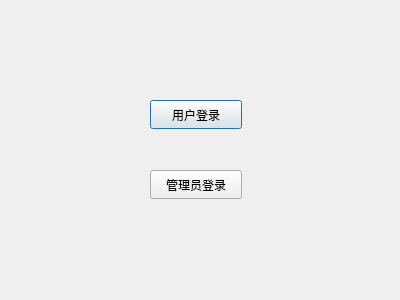
<?xml version="1.0" encoding="UTF-8"?>
<ui version="4.0">
 <class>LoginDlg</class>
 <widget class="QDialog" name="LoginDlg">
  <property name="geometry">
   <rect>
    <x>0</x>
    <y>0</y>
    <width>400</width>
    <height>300</height>
   </rect>
  </property>
  <property name="windowTitle">
   <string>Dialog</string>
  </property>
  <widget class="QPushButton" name="userLogin">
   <property name="geometry">
    <rect>
     <x>150</x>
     <y>100</y>
     <width>92</width>
     <height>29</height>
    </rect>
   </property>
   <property name="text">
    <string>用户登录</string>
   </property>
  </widget>
  <widget class="QPushButton" name="adminLogin">
   <property name="geometry">
    <rect>
     <x>150</x>
     <y>170</y>
     <width>92</width>
     <height>29</height>
    </rect>
   </property>
   <property name="text">
    <string>管理员登录</string>
   </property>
  </widget>
 </widget>
 <resources/>
 <connections>
  <connection>
   <sender>userLogin</sender>
   <signal>clicked()</signal>
   <receiver>LoginDlg</receiver>
   <slot>accept()</slot>
   <hints>
    <hint type="sourcelabel">
     <x>213</x>
     <y>108</y>
    </hint>
    <hint type="destinationlabel">
     <x>283</x>
     <y>65</y>
    </hint>
   </hints>
  </connection>
  <connection>
   <sender>adminLogin</sender>
   <signal>clicked()</signal>
   <receiver>LoginDlg</receiver>
   <slot>accept()</slot>
   <hints>
    <hint type="sourcelabel">
     <x>215</x>
     <y>181</y>
    </hint>
    <hint type="destinationlabel">
     <x>313</x>
     <y>251</y>
    </hint>
   </hints>
  </connection>
 </connections>
</ui>
